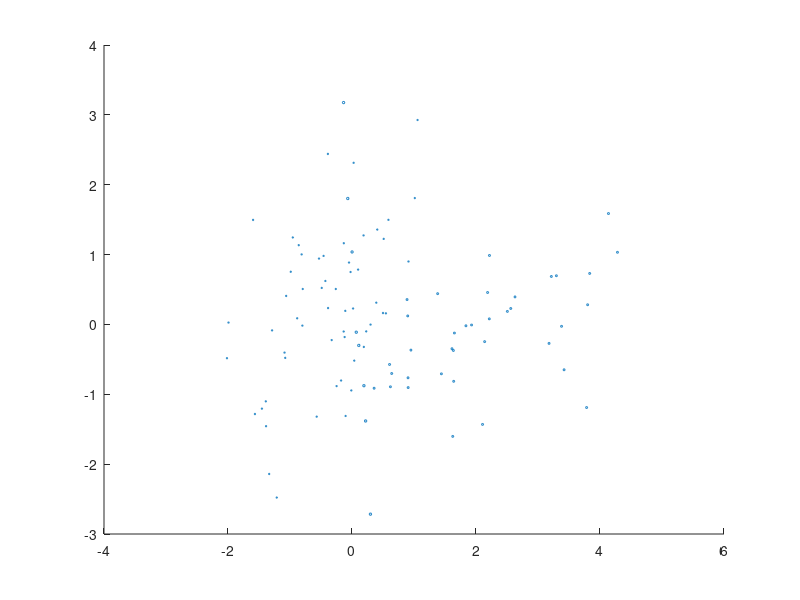
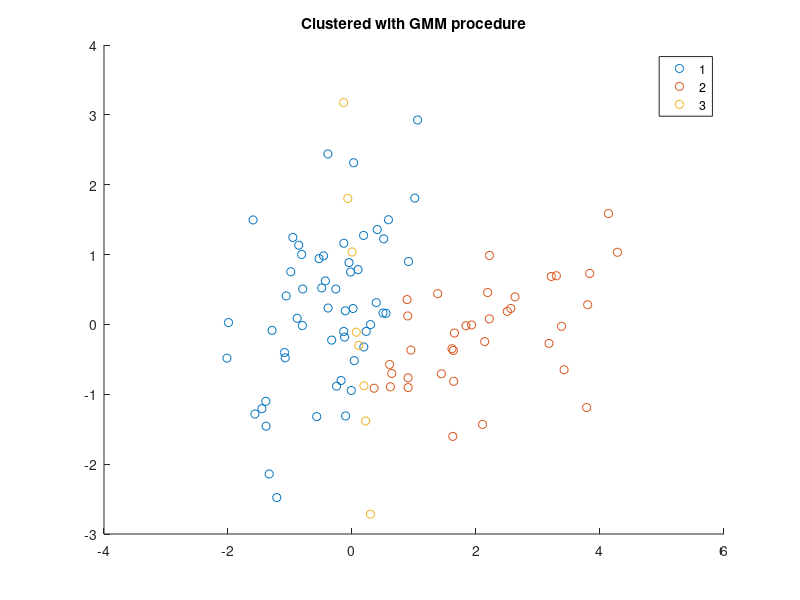
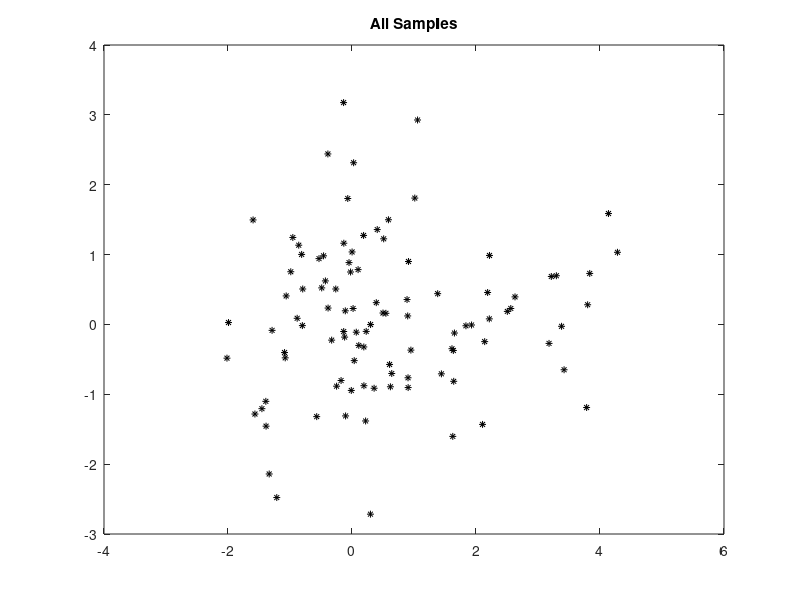
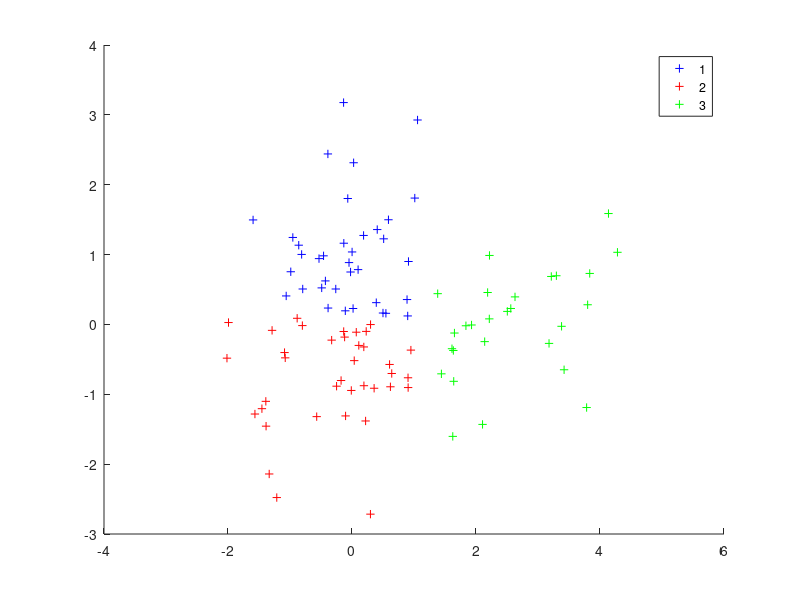

MATLAB code to generate these figures, in order: (Note: this script raises an error after producing the figures.)
%Homwwork42_1
%https://in.mathworks.com/help/stats/clustering-using-gaussian-mixture-models.html
%Important - When to Regularize
% Sometimes, during an EM iteration, a fitted covariance matrix can become ill conditioned,
% that is, the likelihood is escaping to infinity. This can happen if:
% 1. There are more predictors than data points.
% 2. You specify to fit with too many components.
% 3. Variables are highly correlated.

clc
clear all
close all

beta_true1 = [0.75,0.20,0.05];
beta_true2 = [0.80, 0.15, 0.05];
beta_true3 = [0.90, 0.05, 0.05];
mu_true(1,:) = [0, 0];
mu_true(2,:) = [3, 0];
mu_true(3,:) = [0, 2];
Sigma_true(:,:,1) = [1 0;0 1];
Sigma_true(:,:,2) = [1 0;0 0.5];
Sigma_true(:,:,3) = [0.5 0;0 1];

X1 = [mvnrnd(mu_true(1,:),Sigma_true(:,:,1),100*beta_true1(1)); mvnrnd(mu_true(2,:),Sigma_true(:,:,2),100*beta_true1(2)); mvnrnd(mu_true(3,:),Sigma_true(:,:,3),100*beta_true1(3))];
gm1 = fitgmdist(X1,3);

clusterX1 = cluster(gm1, X1);     % Gaussian clustering 
figure(1),
h1= scatter(X1(:,1), X1(:,2), clusterX1);   % plain data
figure(2), 
h2 = gscatter(X1(:,1), X1(:,2), clusterX1); title 'Clustered with GMM procedure'; % clustered GMM datax

% Kmeans clustering 
[grp,c] = kmeans(X1,3,'Distance','sqeuclidean');
figure(3);
plot(X1(:,1),X1(:,2),'k*','MarkerSize',5); title ' All Samples ';
figure(4);gscatter(X1(:,1),X1(:,2),grp,'brg','+++');

% Plotting with centroids for final Kmeans clusters

opts = statset('Display','final');
[idx,C] = kmeans(X1,3,'Distance','sqeuclidean','Replicates',5,'Options',opts);

figure(5);
plot(X1(idx==1,1),X1(idx==1,2),'r.','MarkerSize',12) % class 1
hold on
plot(X1(idx==2,1),X1(idx==2,2),'b.','MarkerSize',12) % class 2
plot(C(:,1),C(:,2),'kx','MarkerSize',15,'LineWidth',3)  % Plotting centroids
hold on
plot(X1(idx==3,1),X1(idx==3,2),'g.','MarkerSize',12) % class 3
legend('Cluster 1','Cluster 2', 'Centroids','Cluster 3','Location','NW')
title ('Cluster Assignments and Centroids');
hold off
